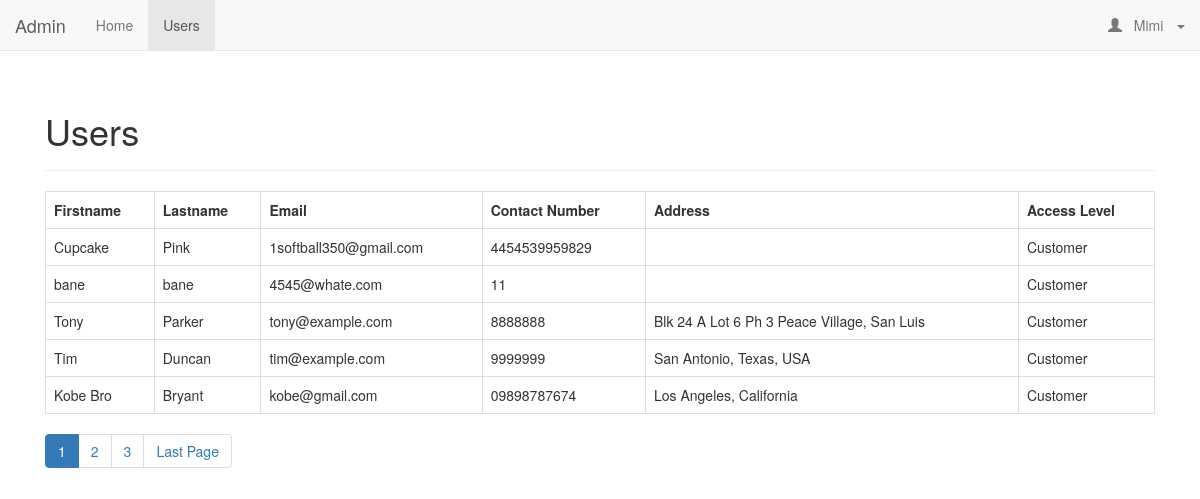
Page /admin/read_users.php (signed in) on the committed database.
### tables this page shows
CREATE TABLE IF NOT EXISTS `users` (
  `id` int(11) NOT NULL AUTO_INCREMENT,
  `firstname` varchar(32) NOT NULL,
  `lastname` varchar(32) NOT NULL,
  `email` varchar(320) NOT NULL,
  `contact_number` varchar(64) NOT NULL,
  `address` varchar(256) DEFAULT NULL,
  `password` varchar(256) NOT NULL,
  `access_level` varchar(16) NOT NULL,
  `access_code` varchar(256) NOT NULL,
  `status` int(11) NOT NULL COMMENT '0=pending,1=confirmed',
  `created` datetime NOT NULL,
  `modified` timestamp NOT NULL DEFAULT CURRENT_TIMESTAMP,
  PRIMARY KEY (`id`)
);

### config/includes.php (called while the page is built, shortened)
<?php
$home_url="http://localhost:90/jplangmd/";
$page = isset($_GET['page']) ? $_GET['page'] : 1;
$records_per_page = 5;
$from_record_num = ($records_per_page * $page) - $records_per_page;
?>

### classes/user.php (called while the page is built, shortened)
<?php
class User{
    private $conn;
    private $table_name = "users";
    public function __construct($conn){
        $this->conn = $conn;
    }
    function readAll($from_record_num, $records_per_page){
        $query = "SELECT
                    id,
                    firstname,
                    lastname,
                    email,
                    contact_number,
                    address,
                    access_level,
                    created
                FROM " . $this->table_name . "
                ORDER BY id DESC
                LIMIT ?, ?";
        $stmt = $this->conn->prepare( $query );
        $stmt->bindParam(1, $from_record_num, PDO::PARAM_INT);
        $stmt->bindParam(2, $records_per_page, PDO::PARAM_INT);
        $stmt->execute();
        return $stmt;
    }
    public function countAll(){
        $query = "SELECT id FROM $this->table_name";
        $stmt = $this->conn->prepare($query);
        $stmt->execute();
        $num = $stmt->rowCount();
        return $num;
    }
}

### admin/templates/read_users_template.php (the view)
<?php
if($num>0){
    echo "<table class='table table-hover table-responsive table-bordered'>";
    echo "<tr>";
        echo "<th>Firstname</th>";
        echo "<th>Lastname</th>";
        echo "<th>Email</th>";
        echo "<th>Contact Number</th>";
        echo "<th>Address</th>";
        echo "<th>Access Level</th>";
    echo "</tr>";
        while ($row = $stmt->fetch(PDO::FETCH_ASSOC)){
        extract($row);
        echo "<tr>";
            echo "<td>{$firstname}</td>";
            echo "<td>{$lastname}</td>";
            echo "<td>{$email}</td>";
            echo "<td>{$contact_number}</td>";
            echo "<td>" . htmlspecialchars_decode($address) . "</td>";
            echo "<td>{$access_level}</td>";
        echo "</tr>";
        }
    echo "</table>";
    $page_url="read_users.php?";
    $total_rows = $user->countAll();
    include_once 'templates/paging.php';
}
else{
    echo "<div class='alert alert-danger'>
        <strong>No users found.</strong>
    </div>";
}
?>

### admin/templates/layout_header.php (shortened to what this page needs)
<!DOCTYPE html>
<html lang="en">
<head>
    <link href="https://maxcdn.bootstrapcdn.com/bootstrap/3.3.7/css/bootstrap.min.css" rel="stylesheet" media="screen" />
    <link href="<?php echo $home_url . "assets/css/admin.css" ?>" rel="stylesheet" />
</head>
<body>
    <?php
    include_once "templates/navigation.php";
    ?>
    <div class="container">
        <div class="col-md-12">
            <div class="page-header">
                <h1><?php echo isset($page_title) ? $page_title : "The Code of a Ninja"; ?></h1>
            </div>
        </div>

### admin/templates/navigation.php (shortened to what this page needs)
<div class="navbar navbar-default navbar-static-top" role="navigation">
    <div class="container-fluid">
        <div class="navbar-header">
            <a class="navbar-brand" href="<?php echo $home_url; ?>admin/index.php">Admin</a>
        </div>
        <div class="navbar-collapse collapse">
            <ul class="nav navbar-nav">
                <li <?php echo $page_title=="Admin Home" ? "class='active'" : ""; ?>>
                    <a href="<?php echo $home_url; ?>admin/index.php">Home</a>
                </li>
                <li <?php
                        echo $page_title=="Users" ? "class='active'" : ""; ?> >
                    <a href="<?php echo $home_url; ?>admin/read_users.php">Users</a>
                </li>
            </ul>
            <ul class="nav navbar-nav navbar-right">
                <li>
                    <a href="#" class="dropdown-toggle" data-toggle="dropdown" role="button" aria-expanded="false">
                        <span class="glyphicon glyphicon-user" aria-hidden="true"></span>
                        &nbsp;&nbsp;<?php echo $_SESSION['firstname']; ?>
                        &nbsp;&nbsp;<span class="caret"></span>
                    </a>
                </li>
            </ul>
        </div>
    </div>
</div>

### admin/read_users.php (shortened to what this page needs)
<?php
include_once "../config/includes.php";
include_once '../objects/user.php';
$database = new Database();
$db = $database->getConnection();
$user = new User($db);
$page_title = "Users";
include_once "templates/layout_header.php";
echo "<div class='col-md-12'>";
    $stmt = $user->readAll($from_record_num, $records_per_page);
    $num = $stmt->rowCount();
    include_once "templates/read_users_template.php";
echo "</div>";
include_once "templates/layout_footer.php";
?>

### admin/templates/paging.php (shortened to what this page needs)
<?php
echo "<ul class=\"pagination margin-zero\">";
$total_pages = ceil($total_rows / $records_per_page);
$range = 2;
$initial_num = $page - $range;
$condition_limit_num = ($page + $range)  + 1;
for ($x=$initial_num; $x<$condition_limit_num; $x++) {
    if (($x > 0) && ($x <= $total_pages)) {
        if ($x == $page) {
            echo "<li class='active'><a href=\"#\">$x <span class=\"sr-only\">(current)</span></a></li>";
        }
        else {
            echo "<li><a href='{$page_url}page=$x'>$x</a></li>";
        }
    }
}
if($page<$total_pages){
    echo "<li><a href='" .$page_url . "page={$total_pages}' title='Last page is {$total_pages}.'>";
        echo "Last Page";
    echo "</a></li>";
}
echo "</ul>";
?>

### admin/templates/layout_footer.php (shortened to what this page needs)
</div>
</body>
</html>

### assets/css/admin.css (style rules this page uses)
.margin-zero { margin:0; }

### rows in the picture
users: firstname "Cupcake", lastname "Pink", email "1softball350@gmail.com", contact_number "4454539959829", access_level "Customer"
users: firstname "bane", lastname "bane", email "4545@whate.com", contact_number "11", access_level "Customer"
users: firstname "Tony", lastname "Parker", email "tony@example.com", contact_number "8888888", address "Blk 24 A Lot 6 Ph 3 Peace Village, San Luis", access_level "Customer"
users: firstname "Tim", lastname "Duncan", email "tim@example.com", contact_number "9999999", address "San Antonio, Texas, USA", access_level "Customer"
users: firstname "Kobe Bro", lastname "Bryant", email "kobe@gmail.com", contact_number "09898787674", address "Los Angeles, California", access_level "Customer"

### other values in the picture
$_SESSION['firstname'] "Mimi"
$page_title "Users"
